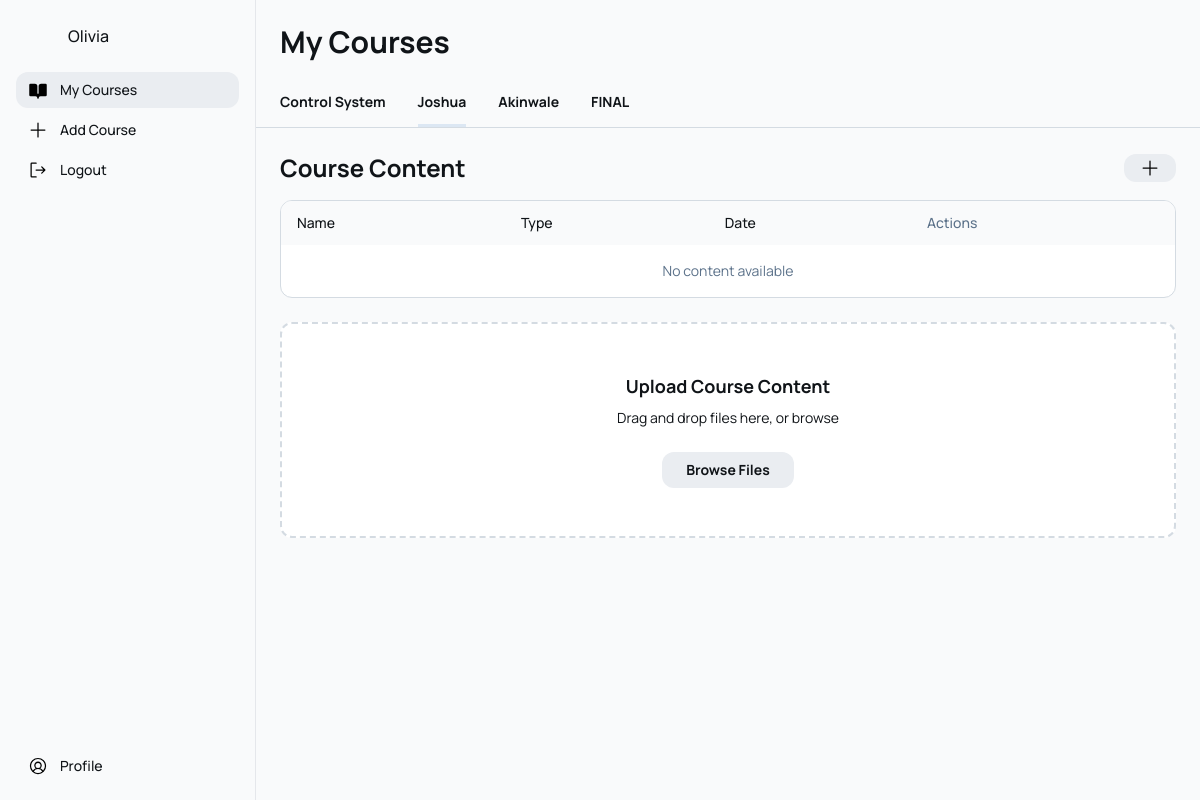
Page /joshua/ on the committed database.
### rag/models.py (models this page shows, shortened)
class Courses (models.Model):
    course_name = models.CharField(max_length=100, unique=True)
    course_code = models.CharField(max_length=10, unique=True)
    instructor = models.TextField(blank=True, null=True)
    description = models.TextField(blank=True, null=True)
    slug  = models.SlugField(default='', null=False)
    class Meta:
        verbose_name_plural = 'Courses'

### rag/views.py (the view)
# urls.py: path('<slug:slug>/', views.index, name='index'),
def index(request, slug):
    try:
        active_course = Courses.objects.get(slug=slug)
        Courses_1 = Courses.objects.all()
    except Courses.DoesNotExist:
        raise Http404("Course not found.")
    all_courses = Courses.objects.exclude(slug="").order_by('id')
    course_content = CourseContent.objects.filter(course=active_course)
    context = {
        'active_course': active_course,
        'all_courses': all_courses,
        'coursecontent': course_content,
        'Courses':Courses_1
    }
    return render(request, 'rag/index.html', context)

### rag/templates/rag/index.html (shortened to what this page needs)
<html>
  <head>
    <script src="https://cdn.tailwindcss.com?plugins=forms,container-queries"></script>
  </head>
  <body>
    <div class="flex h-screen bg-gray-50 overflow-hidden" style='font-family: Manrope, "Noto Sans", sans-serif;'>
      <div class="hidden lg:flex lg:w-64 xl:w-72 flex-col bg-gray-50 border-r border-gray-200">
        <div class="flex flex-col justify-between h-full p-4">
          <div class="flex flex-col gap-4">
            <div class="flex gap-3 items-center">
              <div
                class="bg-center bg-no-repeat aspect-square bg-cover rounded-full w-10 h-10 flex-shrink-0"
                style='background-image: url("https://lh3.googleusercontent.com/aida-public/AB6AXuCqYixR4em8c75JykjQuXfRPYJLtOe8Gu1uddx-KUTVbVidf75rBdU7V9_Rq4Cpng3Wp79RhAvsKAWYIn8W8wBP-PCT9r7qmXTCFLg4lyJJqePE31kZUATqI5eTTfJdCSCljhCs4LlSUcZRFj-6OaFWX-mca2iHvd7JDInaT235NFRfeW6V4KOMSYlD2RcIT7de9hBvCm2eeo2Tz_cLg37HOO25T56DLkkA2rNSUE7_jv3ojXJaHgeI1dSmtQUoRkeKxkJ_E8kjBbc");'
              ></div>
              <h1 class="text-[#101418] text-base font-medium">Olivia</h1>
            </div>
            <nav class="flex flex-col gap-1">
              <div class="flex items-center gap-3 px-3 py-2 rounded-xl bg-[#eaedf1] cursor-pointer">
                <p class="text-[#101418] text-sm font-medium">My Courses</p>
              </div>
              <div class="flex items-center gap-3 px-3 py-2 hover:bg-gray-100 rounded-xl cursor-pointer" id="addCourseBtn">
                <svg xmlns="http://www.w3.org/2000/svg" width="20" height="20" fill="currentColor" viewBox="0 0 256 256">
                  <path d="M224,128a8,8,0,0,1-8,8H136v80a8,8,0,0,1-16,0V136H40a8,8,0,0,1,0-16h80V40a8,8,0,0,1,16,0v80h80A8,8,0,0,1,224,128Z"></path>
                </svg>
                <button class="text-[#101418] text-sm font-medium">Add Course</button>
              </div>
              <div class="flex items-center gap-3 px-3 py-2 hover:bg-gray-100 rounded-xl cursor-pointer">
                <p class="text-[#101418] text-sm font-medium">Logout</p>
              </div>
            </nav>
          </div>
          <div class="flex items-center gap-3 px-3 py-2 hover:bg-gray-100 rounded-xl cursor-pointer">
            <p class="text-[#101418] text-sm font-medium">Profile</p>
          </div>
        </div>
      </div>
      <main class="flex-1 flex flex-col min-w-0 custom-scrollbar overflow-y-auto">
        <div class="flex justify-between items-center p-4 lg:p-6 pt-16 lg:pt-6">
          <h1 class="text-[#101418] text-2xl lg:text-3xl font-bold">My Courses</h1>
        </div>
        <div class="border-b border-[#d4dbe2] px-4 lg:px-6">
          <div class="flex gap-4 lg:gap-8 overflow-x-auto scrollbar-hide">
             {% for course in Courses %}
            <a class="flex-shrink-0 border-b-[3px]{% if request.resolver_match.kwargs.slug == course.slug %} border-b-[#dce7f3] {% else %} border-b-transparent {% endif %} text-[#101418] pb-3 pt-2" href="{% url 'rag:index' course.slug %}">
              <p class="text-sm font-bold">{{ course.course_name|capfirst }}</p>
            </a>
            {% endfor %}
          </div>
        </div>
        <div class="flex-1 p-4 lg:p-6">
          <div class="flex items-center justify-between mb-4">
            <h2 class="text-[#101418] text-xl lg:text-2xl font-bold">
              Course Content
            </h2>
            <button class="fkex items-center gap-1 bg-[#eaedf1] hover:bg-[#d3d6db] text-sm font-medium px-4 py-1 rounded-xl">
              <svg xmins="http://www.w3.org/2000/svg" width = "20" height="20" fill="currentColor" viewBox="0 0 256 256">
                <path d="M224,128a8,8,0,0,1-8,8H136v80a8,8,0,0,1-16,0V136H40a8,8,0,0,1,0-16h80V40a8,8,0,0,1,16,0v80h80A8,8,0,0,1,224,128Z"></path>
                  Add
              </svg>
            </button>
          </div>
          <div class="hidden md:block overflow-hidden rounded-xl border border-[#d4dbe2] bg-white mb-6">
            <table class="w-full">
              <thead>
                <tr class="bg-gray-50">
                  <th class="px-4 py-3 text-left text-[#101418] text-sm font-medium">Name</th>
                  <th class="px-4 py-3 text-left text-[#101418] text-sm font-medium">Type</th>
                  <th class="px-4 py-3 text-left text-[#101418] text-sm font-medium">Date</th>
                  <th class="px-4 py-3 text-left text-[#5c728a] text-sm font-medium">Actions</th>
                </tr>
              </thead>
              <tbody>
                {% for content in coursecontent %}
                <tr
                  class="border-t border-t-[#d4dbe2] hover:bg-gray-50 cursor-pointer"
                  data-href="{% url 'rag:llm' content.course.slug content.slug %}"
                >
                  <td class="px-4 py-4 text-[#101418] text-sm">{{ content.title }}</td>
                  <td class="px-4 py-4 text-[#5c728a] text-sm">Notes</td>
                  <td class="px-4 py-4 text-[#5c728a] text-sm">{{content.date}}</td>
                  <td class="px-4 py-4">
                    <span class="text-[#5c728a] hover:text-[#101418] text-sm font-bold">View</span>
                  </td>
                </tr>
                {% empty %}
                <tr>
                  <td colspan="4" class="px-4 py-4 text-center text-[#5c728a] text-sm">No content available</td>
                </tr>
                {% endfor %}
              </tbody>
            </table>
          </div>
          <div class="bg-white rounded-xl border-2 border-dashed border-[#d4dbe2] p-6 lg:p-12 text-center">
            <div class="max-w-md mx-auto">
              <h3 class="text-[#101418] text-lg font-bold mb-2">Upload Course Content</h3>
              <p class="text-[#101418] text-sm mb-6">Drag and drop files here, or browse</p>
              <button class="bg-[#eaedf1] hover:bg-[#dce7f3] text-[#101418] px-6 py-2 rounded-xl text-sm font-bold transition-colors">
                Browse Files
              </button>
            </div>
          </div>
        </div>
      </main>
    </div>
  </body>
</html>

### rows in the picture
Courses: course_name "Control System"
Courses: course_name "Joshua"
Courses: course_name "Akinwale"
Courses: course_name "FINAL"
